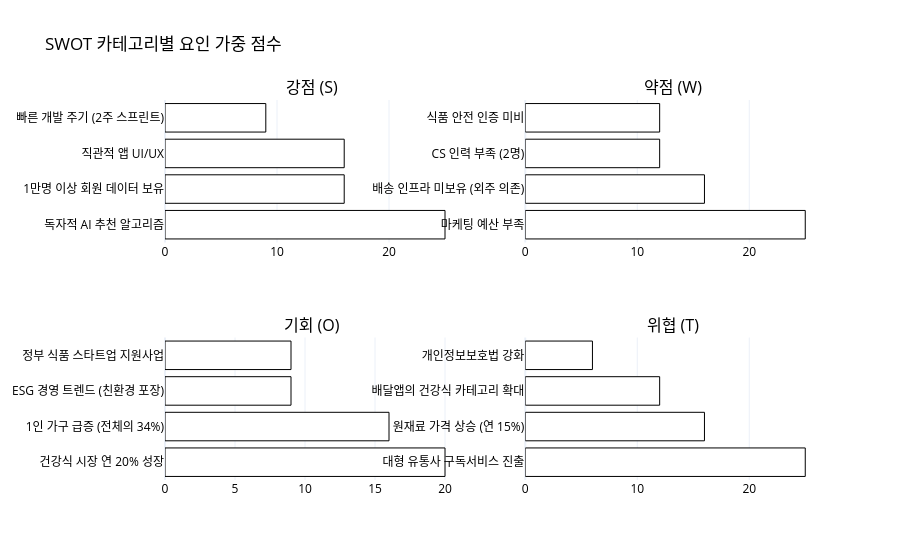

This figure's notebook cell:
### Code cell
# ✏️ 과제 1-2: 카테고리별 요인 가중 점수 수평 막대 차트 (2×2 서브플롯)
fig = make_subplots(rows=2, cols=2, subplot_titles=['강점 (S)', '약점 (W)', '기회 (O)', '위협 (T)'])

categories = ['S', 'W', 'O', 'T']
positions = [(1,1), (1,2), (2,1), (2,2)]

for cat, pos in zip(categories, positions):
    subset = swot[swot['Category'] == cat]
    fig.add_trace(go.Bar(
        x=subset['Weighted'],
        y=subset['Factor'],
        orientation='h',
        name=cat,
        marker=dict(color='white', line=dict(color='black', width=1)),
        showlegend=False
    ), row=pos[0], col=pos[1])

fig.update_layout(
    title='SWOT 카테고리별 요인 가중 점수',
    template='plotly_white',
    font=dict(color='black')
)
fig.show()

### Figure 1 — Plotly figure (JSON) as saved in the notebook; plotly's stock layout.template omitted (floating-point values rounded to 4 significant figures)
{"data": [{"marker": {"color": "white", "line": {"color": "black", "width": 1}}, "name": "S", "orientation": "h", "showlegend": false, "type": "bar", "x": [25, 16, 16, 9], "xaxis": "x", "y": ["독자적 AI 추천 알고리즘", "1만명 이상 회원 데이터 보유", "직관적 앱 UI/UX", "빠른 개발 주기 (2주 스프린트)"], "yaxis": "y"}, {"marker": {"color": "white", "line": {"color": "black", "width": 1}}, "name": "W", "orientation": "h", "showlegend": false, "type": "bar", "x": [25, 16, 12, 12], "xaxis": "x2", "y": ["마케팅 예산 부족", "배송 인프라 미보유 (외주 의존)", "CS 인력 부족 (2명)", "식품 안전 인증 미비"], "yaxis": "y2"}, {"marker": {"color": "white", "line": {"color": "black", "width": 1}}, "name": "O", "orientation": "h", "showlegend": false, "type": "bar", "x": [20, 16, 9, 9], "xaxis": "x3", "y": ["건강식 시장 연 20% 성장", "1인 가구 급증 (전체의 34%)", "ESG 경영 트렌드 (친환경 포장)", "정부 식품 스타트업 지원사업"], "yaxis": "y3"}, {"marker": {"color": "white", "line": {"color": "black", "width": 1}}, "name": "T", "orientation": "h", "showlegend": false, "type": "bar", "x": [25, 16, 12, 6], "xaxis": "x4", "y": ["대형 유통사 구독서비스 진출", "원재료 가격 상승 (연 15%)", "배달앱의 건강식 카테고리 확대", "개인정보보호법 강화"], "yaxis": "y4"}], "layout": {"annotations": [{"font": {"size": 16}, "showarrow": false, "text": "강점 (S)", "x": 0.225, "xanchor": "center", "xref": "paper", "y": 1, "yanchor": "bottom", "yref": "paper"}, {"font": {"size": 16}, "showarrow": false, "text": "약점 (W)", "x": 0.775, "xanchor": "center", "xref": "paper", "y": 1, "yanchor": "bottom", "yref": "paper"}, {"font": {"size": 16}, "showarrow": false, "text": "기회 (O)", "x": 0.225, "xanchor": "center", "xref": "paper", "y": 0.375, "yanchor": "bottom", "yref": "paper"}, {"font": {"size": 16}, "showarrow": false, "text": "위협 (T)", "x": 0.775, "xanchor": "center", "xref": "paper", "y": 0.375, "yanchor": "bottom", "yref": "paper"}], "font": {"color": "black"}, "title": {"text": "SWOT 카테고리별 요인 가중 점수"}, "xaxis": {"anchor": "y", "domain": [0, 0.45]}, "xaxis2": {"anchor": "y2", "domain": [0.55, 1]}, "xaxis3": {"anchor": "y3", "domain": [0, 0.45]}, "xaxis4": {"anchor": "y4", "domain": [0.55, 1]}, "yaxis": {"anchor": "x", "domain": [0.625, 1]}, "yaxis2": {"anchor": "x2", "domain": [0.625, 1]}, "yaxis3": {"anchor": "x3", "domain": [0, 0.375]}, "yaxis4": {"anchor": "x4", "domain": [0, 0.375]}}}
